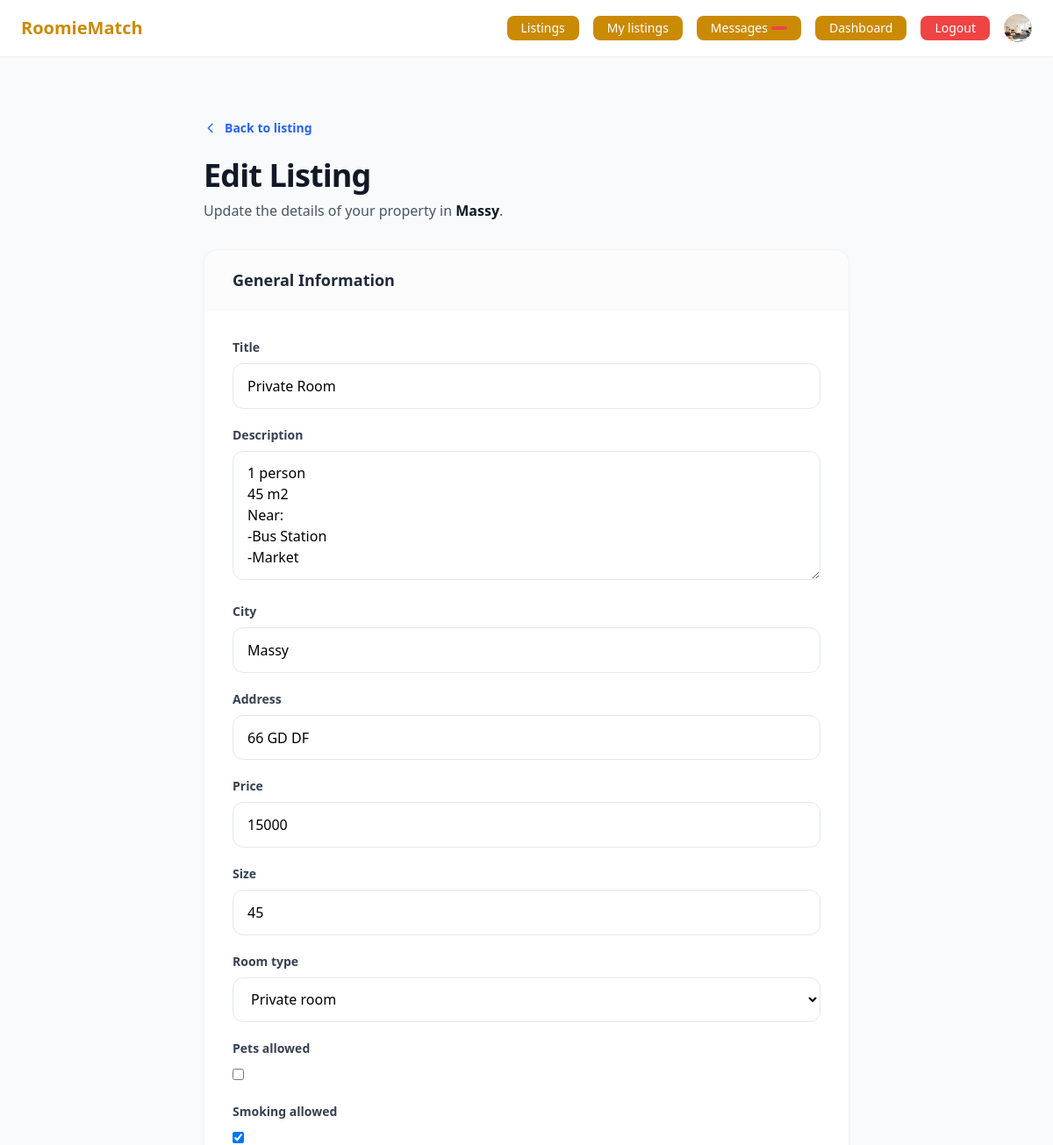
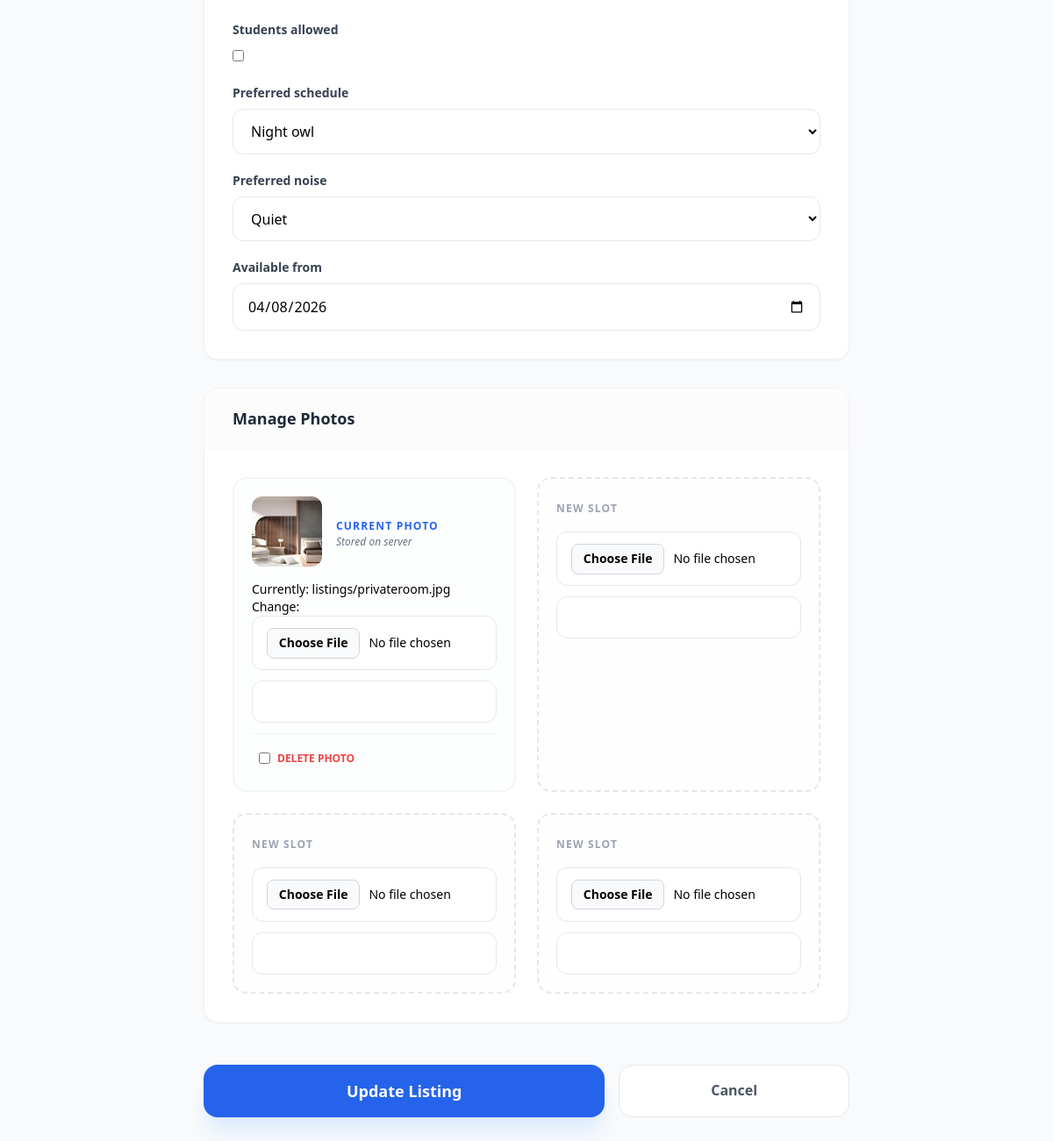
The page /listings/4/edit/ (signed in) on the database its author committed (2 pictures, top to bottom).
### accounts/models.py (models this page shows, shortened)
class User(AbstractUser):
    class Role(models.TextChoices):
        SEEKER = 'seeker', 'Seeker'    # looking for a room
        OWNER  = 'owner',  'Owner'     # offering a room
    role   = models.CharField(max_length=20, choices=Role.choices, default=Role.SEEKER)
    avatar = models.ImageField(upload_to='avatars/', null=True, blank=True)
    phone  = models.CharField(max_length=20, blank=True)
    bio    = models.TextField(blank=True)
    city   = models.CharField(max_length=100, blank=True)
    def is_seeker(self):
        return self.role == self.Role.SEEKER
    def is_owner(self):
        return self.role == self.Role.OWNER

### listings/models.py (models this page shows, shortened)
class Listing(models.Model):
    class Status(models.TextChoices):
        ACTIVE   = 'active',   'Active'
        INACTIVE = 'inactive', 'Inactive'
        RENTED   = 'rented',   'Rented'
    class RoomType(models.TextChoices):
        PRIVATE = 'private', 'Private room'
        SHARED  = 'shared',  'Shared room'
        STUDIO  = 'studio',  'Studio'
    owner       = models.ForeignKey(User, on_delete=models.CASCADE, related_name='listings')
    title       = models.CharField(max_length=200)
    description = models.TextField()
    city        = models.CharField(max_length=100)
    address     = models.CharField(max_length=255, blank=True)
    price       = models.PositiveIntegerField(help_text='Monthly rent in €')
    size        = models.PositiveIntegerField(help_text='Room size in m²')
    room_type   = models.CharField(max_length=20, choices=RoomType.choices, default=RoomType.PRIVATE)
    status      = models.CharField(max_length=20, choices=Status.choices, default=Status.ACTIVE)
    pets_allowed   = models.BooleanField(default=False)
    smoking_allowed = models.BooleanField(default=False)
    students_allowed = models.BooleanField(default=True)
    preferred_schedule = models.CharField(
        max_length=20,
        choices=[('early', 'Early bird'), ('night', 'Night owl'), ('normal', 'Standard')],
        default='normal'
    )
    preferred_noise = models.CharField(
        max_length=20,
        choices=[('quiet', 'Quiet'), ('medium', 'Moderate'), ('loud', 'Lively')],
        default='medium'
    )
    available_from = models.DateField()
    created_at     = models.DateTimeField(auto_now_add=True)
    updated_at     = models.DateTimeField(auto_now=True)
    class Meta:
        ordering = ['-created_at']

class ListingPhoto(models.Model):
    listing  = models.ForeignKey(Listing, on_delete=models.CASCADE, related_name='photos')
    image    = models.ImageField(upload_to='listings/')
    caption  = models.CharField(max_length=100, blank=True)
    order    = models.PositiveIntegerField(default=0)
    class Meta:
        ordering = ['order']

### listings/views.py (the view)
# urls.py: path('<int:pk>/edit/', views.listing_edit,  name='edit'),
@login_required
def listing_edit(request, pk):
    listing = get_object_or_404(Listing, pk=pk, owner=request.user)
    if request.method == 'POST':
        form    = ListingForm(request.POST, instance=listing)
        formset = ListingPhotoFormSet(request.POST, request.FILES, instance=listing)
        if form.is_valid() and formset.is_valid():
            form.save()
            formset.save()
            messages.success(request, 'Listing updated!')
            return redirect('listings:detail', pk=listing.pk)
    else:
        form    = ListingForm(instance=listing)
        formset = ListingPhotoFormSet(instance=listing)
    return render(request, 'listings/edit.html', {
        'form'   : form,
        'formset': formset,
        'listing': listing,
    })

### listings/forms.py
class ListingForm(forms.ModelForm):
    class Meta:
        model   = Listing
        exclude = ['owner', 'status', 'created_at', 'updated_at']
        widgets = {
            'available_from': forms.DateInput(attrs={'type': 'date'}),
            'description'   : forms.Textarea(attrs={'rows': 5}),
            'price'         : forms.NumberInput(attrs={'min': 0}),
            'size'          : forms.NumberInput(attrs={'min': 1}),
        }

### templates/listings/edit.html (shortened to what this page needs)
{% extends 'base.html' %}
{% block content %}
<div class="max-w-3xl mx-auto py-10 px-4">
  <div class="mb-8">
    <a href="{% url 'listings:detail' listing.pk %}" class="inline-flex items-center text-sm font-semibold text-blue-600 hover:text-blue-700 transition-colors group mb-6">
      <svg xmlns="http://www.w3.org/2000/svg" class="h-4 w-4 mr-2 transform group-hover:-translate-x-1 transition-transform" fill="none" viewBox="0 0 24 24" stroke="currentColor">
        <path stroke-linecap="round" stroke-linejoin="round" stroke-width="2" d="M15 19l-7-7 7-7" />
      </svg>
      Back to listing
    </a>
    <h1 class="text-4xl font-extrabold text-gray-900 tracking-tight">Edit Listing</h1>
    <p class="text-gray-600 mt-2">Update the details of your property in <span class="font-semibold text-gray-900">{{ listing.city }}</span>.</p>
  </div>
  <form method="POST" enctype="multipart/form-data" class="space-y-8">
    <div class="bg-white rounded-2xl shadow-sm border border-gray-100 overflow-hidden">
      <div class="px-8 py-5 border-b border-gray-50 bg-gray-50/50">
        <h2 class="font-bold text-gray-800 text-lg">General Information</h2>
      </div>
      <div class="p-8 space-y-5">
        {% for field in form %}
          <div class="relative">
            <label class="block text-sm font-semibold text-gray-700 mb-2">{{ field.label }}</label>
            <div class="relative group">
              {{ field }}
            </div>
          </div>
        {% endfor %}
      </div>
    </div>
    <div class="bg-white rounded-2xl shadow-sm border border-gray-100 overflow-hidden">
      <div class="px-8 py-5 border-b border-gray-50 bg-gray-50/50">
        <h2 class="font-bold text-gray-800 text-lg">Manage Photos</h2>
      </div>
      <div class="p-8">
        <div class="grid grid-cols-1 md:grid-cols-2 gap-6">
          {% for photo_form in formset %}
            <div class="p-5 border-2 {% if photo_form.instance.pk %}border-gray-100 bg-gray-50/30{% else %}border-dashed border-gray-200 bg-blue-50/10{% endif %} rounded-2xl transition-all">
              {% if photo_form.instance.pk %}
                <div class="flex items-center gap-4 mb-4">
                  <img src="{{ photo_form.instance.image.url }}" class="w-20 h-20 object-cover rounded-xl shadow-sm ring-2 ring-white" />
                  <div>
                    <span class="text-xs font-bold text-blue-600 uppercase tracking-widest">Current Photo</span>
                    <p class="text-xs text-gray-500 truncate w-32 italic">Stored on server</p>
                  </div>
                </div>
              {% else %}
                <div class="mb-4">
                  <span class="text-xs font-bold text-gray-400 uppercase tracking-widest">New Slot</span>
                </div>
              {% endif %}
              <div class="space-y-3">
                <div class="text-sm">{{ photo_form.image }}</div>
                <div class="text-sm">{{ photo_form.caption }}</div>
                {% if photo_form.instance.pk %}
                  <div class="flex items-center gap-2 mt-4 pt-3 border-t border-gray-100">
                    <div class="flex items-center p-2 rounded-lg hover:bg-red-50 transition-colors cursor-pointer group">
                      {{ photo_form.DELETE }}
                      <label class="ml-2 text-red-500 text-xs font-bold uppercase cursor-pointer">
                        Delete Photo
                      </label>
                    </div>
                  </div>
                {% endif %}
              </div>
            </div>
          {% endfor %}
        </div>
      </div>
    </div>
    <div class="flex flex-col sm:flex-row gap-4 pt-4">
      <button type="submit" class="flex-[2] bg-blue-600 text-white py-4 px-8 rounded-2xl hover:bg-blue-700 font-bold text-lg transition-all transform hover:scale-[1.01] active:scale-95 shadow-xl shadow-blue-100">
        Update Listing
      </button>
      <a href="{% url 'listings:detail' listing.pk %}" class="flex-1 bg-white border border-gray-200 text-gray-600 py-4 px-8 rounded-2xl font-bold text-center hover:bg-gray-50 transition-all">
        Cancel
      </a>
    </div>
  </form>
</div>
{% endblock %}

### templates/base.html (shortened to what this page needs)
<!DOCTYPE html>
<html lang="en">
<head>
  <script src="https://cdn.tailwindcss.com"></script>
</head>
<body class="bg-gray-50 min-h-screen">
  <nav class="bg-white shadow-sm px-6 py-4 flex items-center justify-between">
    <a href="/" class="text-xl font-bold text-yellow-600">RoomieMatch</a>
    <div class="flex items-center gap-4 text-sm">
      <a href="{% url 'listings:list' %}" class="bg-yellow-600 text-white px-4 py-1 rounded-lg">
        Listings
      </a>
      {% if user.is_authenticated %}
        {% if user.is_owner %}
          <a href="{% url 'listings:my_listings' %}" class="bg-yellow-600 text-white px-4 py-1 rounded-lg">
            My listings
          </a>
        {% endif %}
        <a href="{% url 'messaging:inbox' %}" class="relative bg-yellow-600 text-white px-4 py-1 rounded-lg flex items-center gap-1">
           Messages
          <span id="unread-count"
                hx-get="{% url 'messaging:unread_count' %}"
                hx-trigger="load, every 30s"
                hx-swap="innerHTML"
                class="bg-red-500 text-white text-xs rounded-full px-1.5 py-0.5 min-w-[18px] text-center">
          </span>
        </a>
        <a href="{% url 'dashboard' %}" class="bg-yellow-600 text-white px-4 py-1 rounded-lg">
          Dashboard
        </a>
        <a href="{% url 'logout' %}" class="bg-red-500 text-white px-4 py-1 rounded-lg hover:bg-red-600">
          Logout
        </a>
        <a href="{% url 'profile' %}" class="flex items-center gap-2 hover:opacity-80">
          {% if user.avatar %}
            <img src="{{ user.avatar.url }}" class="w-8 h-8 rounded-full object-cover" />
          {% else %}
            <div class="w-8 h-8 rounded-full bg-blue-100 flex items-center justify-center text-sm font-bold text-blue-600">
              {{ user.username|first|upper }}
            </div>
          {% endif %}
        </a>
      {% else %}
        <a href="{% url 'login' %}"    class="bg-yellow-600 text-white px-4 py-1 rounded-lg hover:text-blue-600">Login</a>
        <a href="{% url 'register' %}" class="bg-blue-600 text-white px-4 py-1 rounded-lg hover:bg-blue-700">
          Sign Up
        </a>
      {% endif %}
    </div>
  </nav>
  <main class="max-w-6xl mx-auto px-4 py-8">
    {% block content %}{% endblock %}
  </main>
</body>
</html>

### templates/listings/edit.html (style rules this page uses)
input:not([type="checkbox"]), select, textarea { width: 100%; padding: 0.8rem 1rem; border-radius: 0.75rem; border: 1px solid #e5e7eb; transition: all 0.2s ease-in-out; outline: none; background-color: #ffffff; }

### rows shown on the page
User: avatar (picture)
Listing: city "Massy", form "Private Room" "1 person 45 m2 Near: -Bus Station -Market" "Massy" "66 GD DF" "15000" "45" "Private room" "☑" "Night owl" "Quiet" "04/08/2026"
ListingPhoto: instance.image (picture)

### other values the page prints
{{ field.label }} "Title" "Description" "City" "Address" "Price" "Size" "Room type" "Pets allowed" "Smoking allowed" "Students allowed" "Preferred schedule" "Preferred noise" "Available from"
